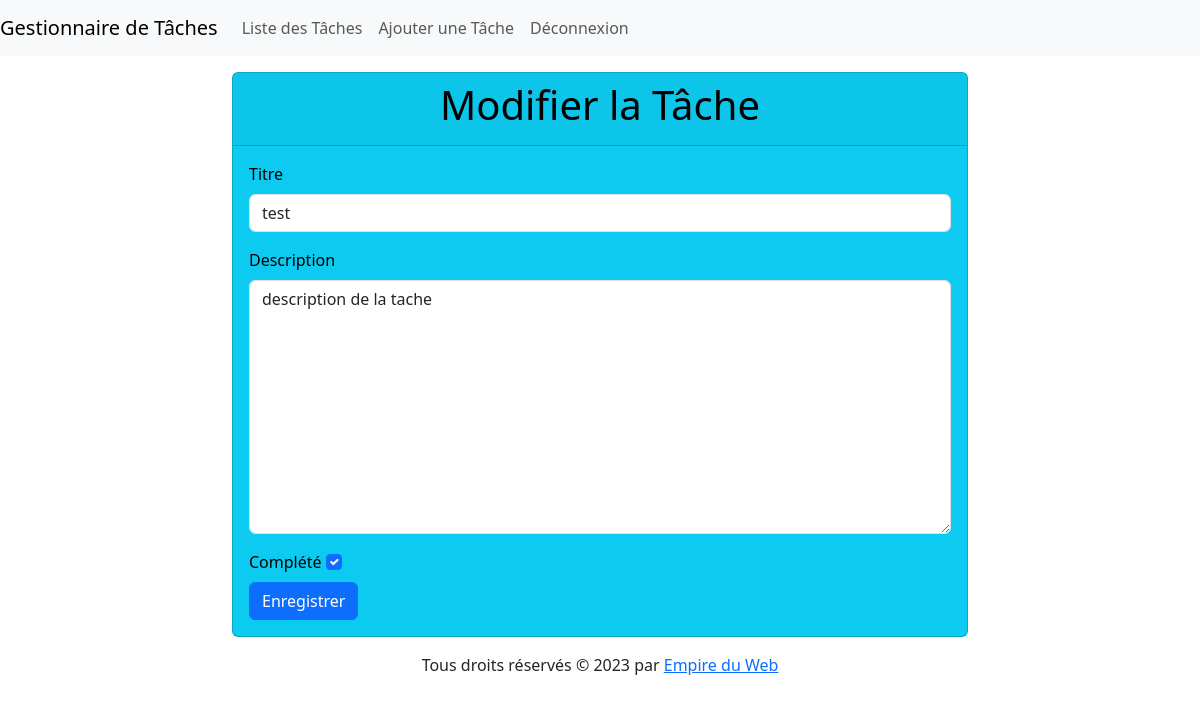
Screenshot of /tasks/4/update/ (signed in) with the database file from the repository.
### tasks_app/models.py (models this page shows, shortened)
class Task(models.Model):
    title = models.CharField(max_length=200)
    description = models.TextField()
    created_at = models.DateTimeField(auto_now_add=True)
    completed = models.BooleanField(default=False)

### tasks_app/views.py (the view, shortened to what this page needs)
# urls.py: path('tasks/<int:pk>/update/', TaskUpdateView.as_view(), name='task_update'),
class TaskUpdateView(LoginRequiredMixin, UpdateView):
    model = Task
    form_class = TaskForm  # Utilisez votre propre formulaire
    template_name = 'tasks_app/task_update.html'  # Créez ce template

### tasks_app/forms.py
class TaskForm(forms.ModelForm):
    class Meta:
        model = Task
        fields = '__all__'
        widgets = {
                'title': forms.TextInput(attrs={'class': 'form-control'}),
                'description': forms.Textarea(attrs={'class': 'form-control'}),
                'completed': forms.CheckboxInput(attrs={'class': 'form-check-input', 'type': 'checkbox', 'role':'switch' ,'id': 'flexSwitchCheckDefault'}),
            }

### tasks_app/templates/tasks_app/task_update.html (shortened to what this page needs)
{% extends 'base.html' %}
{% block content %}
<div class="container">
    <div class="row justify-content-center mt-3">
      <div class="col-md-8">
        <div class="card text-bg-info ">
          <div class="card-header text-center ">
    <h1>Modifier la Tâche</h1>
          </div>
          <div class="card-body">
        <form method="post" class="form">
            <div class="mb-3">
              <label for="{{ form.title.id_for_label }}" class="form-label">Titre</label>
              {{ form.title }}
            </div>
            <div class="mb-3">
              <label for="{{ form.description.id_for_label }}" class="form-label">Description</label>
              {{ form.description }}
            </div>
        <div class=class="form-check form-switch mb-3">
              <label for="{{ form.completed.id_for_label }}" class="form-label" for="flexSwitchCheckDefault">Complété</label>
              {{ form.completed }}
            </div>
            <button type="submit" class="btn btn-primary">Enregistrer</button>
          </form>
        </div>
</div>
</div>
</div>
</div>
{% endblock %}

### rows the page displays
Task: title "test", description "description de la tache", completed "☑"
